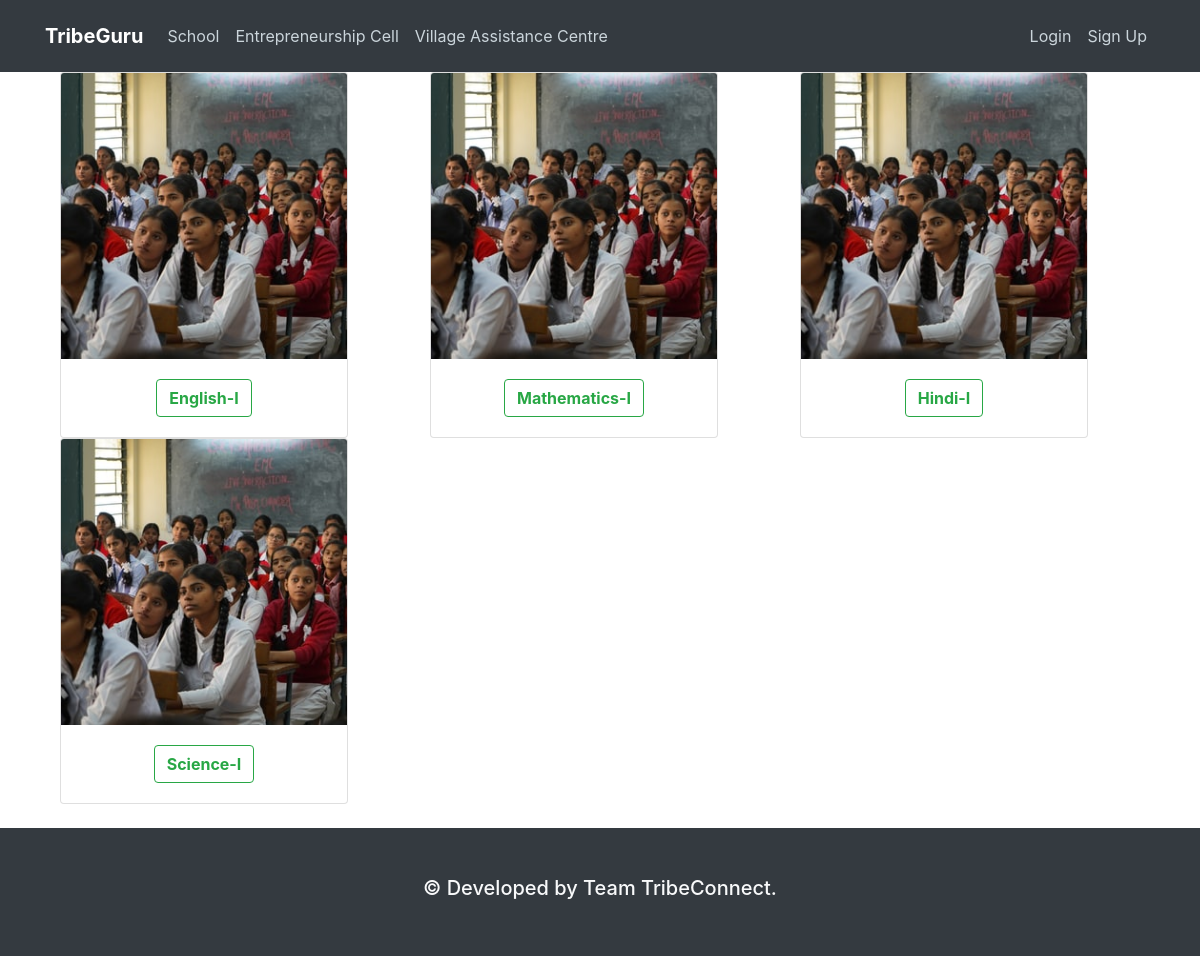
/school/4/, run on the app's committed database.
### school/models.py (models this page shows)
class Subject(models.Model):
    title = models.CharField(max_length=30)
    course = models.ForeignKey(Class, on_delete=models.CASCADE)
    objects = models.Manager()
    def __str__(self):
        return self.title

### school/views.py (the view)
# urls.py: path('<int:class_id>/', views.classView, name='school-classes'),
def classView(request, class_id):
    subject_list = Subject.objects.filter(course=Class.objects.filter(id=class_id).first())
    return render(request, 'school/school-classes.html', {'subject_list':subject_list})

### templates/school/school-classes.html (shortened to what this page needs)
{% extends 'base.html' %}
{% block content %}
    <div class="container">
        <div class="row">
            {% for item in subject_list %}
            <div class="col-sm">
                <div class="card" style="width: 18rem;">
                    <img src="/static/school-home.jpg" class="card-img-top" alt="...">
                    <div class="card-body">
                        <p class="card-text text-center"><a class="btn btn-outline-success"
                                href="{% url 'class-subjects' item.course_id item.id %}" role="button"><strong>{{ item }}</strong></a></p>
                    </div>
                </div>
            </div>
            {% endfor %}
        </div>
    </div>
{% endblock content %}

### data on the page
Subject: title "English-I"
Subject: title "Mathematics-I"
Subject: title "Hindi-I"
Subject: title "Science-I"
